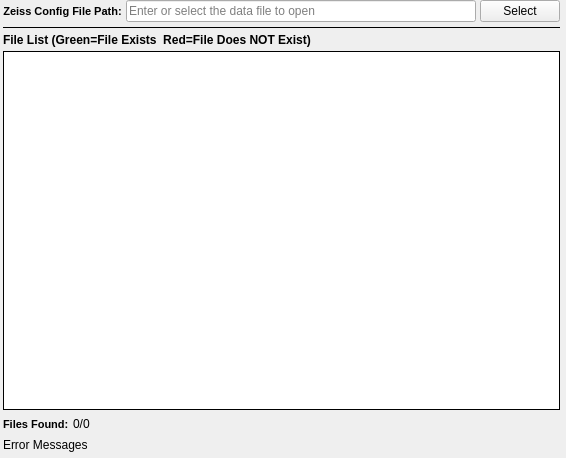
<?xml version="1.0" encoding="UTF-8"?>
<ui version="4.0">
 <class>ZeissXmlListWidget</class>
 <widget class="QWidget" name="ZeissXmlListWidget">
  <property name="geometry">
   <rect>
    <x>0</x>
    <y>0</y>
    <width>566</width>
    <height>458</height>
   </rect>
  </property>
  <property name="windowTitle">
   <string/>
  </property>
  <layout class="QVBoxLayout" name="verticalLayout">
   <property name="spacing">
    <number>4</number>
   </property>
   <property name="leftMargin">
    <number>3</number>
   </property>
   <property name="topMargin">
    <number>0</number>
   </property>
   <property name="rightMargin">
    <number>6</number>
   </property>
   <property name="bottomMargin">
    <number>6</number>
   </property>
   <item>
    <layout class="QHBoxLayout" name="horizontalLayout_2">
     <property name="bottomMargin">
      <number>0</number>
     </property>
     <item>
      <widget class="QLabel" name="label_29">
       <property name="toolTip">
        <string>The directory that contains the .ang or .ctf files</string>
       </property>
       <property name="styleSheet">
        <string notr="true">QLabel {
font-weight: bold;
font-size: 11px;
}</string>
       </property>
       <property name="text">
        <string>Zeiss Config File Path:</string>
       </property>
       <property name="alignment">
        <set>Qt::AlignCenter</set>
       </property>
      </widget>
     </item>
     <item>
      <widget class="QtSLineEdit" name="inputDir">
       <property name="placeholderText">
        <string>Enter or select the data file to open</string>
       </property>
      </widget>
     </item>
     <item>
      <widget class="QPushButton" name="inputDirBtn">
       <property name="text">
        <string>Select</string>
       </property>
      </widget>
     </item>
    </layout>
   </item>
   <item>
    <widget class="Line" name="line_9">
     <property name="frameShadow">
      <enum>QFrame::Plain</enum>
     </property>
     <property name="orientation">
      <enum>Qt::Horizontal</enum>
     </property>
    </widget>
   </item>
   <item>
    <widget class="QLabel" name="label_57">
     <property name="font">
      <font>
       <weight>75</weight>
       <italic>false</italic>
       <bold>true</bold>
      </font>
     </property>
     <property name="text">
      <string>File List (Green=File Exists  Red=File Does NOT Exist)</string>
     </property>
    </widget>
   </item>
   <item>
    <widget class="QListWidget" name="fileListView">
     <property name="sizePolicy">
      <sizepolicy hsizetype="Expanding" vsizetype="MinimumExpanding">
       <horstretch>0</horstretch>
       <verstretch>0</verstretch>
      </sizepolicy>
     </property>
     <property name="toolTip">
      <string>The list of files that will be imported in the order they will be imported into the HDF5 Ebsd File</string>
     </property>
     <property name="frameShape">
      <enum>QFrame::Box</enum>
     </property>
     <property name="frameShadow">
      <enum>QFrame::Plain</enum>
     </property>
    </widget>
   </item>
   <item>
    <layout class="QHBoxLayout" name="horizontalLayout">
     <property name="bottomMargin">
      <number>0</number>
     </property>
     <item>
      <widget class="QLabel" name="label_47">
       <property name="styleSheet">
        <string notr="true">QLabel {
font-weight: bold;
font-size: 11px;
}</string>
       </property>
       <property name="text">
        <string>Files Found:</string>
       </property>
       <property name="alignment">
        <set>Qt::AlignLeading|Qt::AlignLeft|Qt::AlignVCenter</set>
       </property>
      </widget>
     </item>
     <item>
      <widget class="QLabel" name="totalFilesFound">
       <property name="text">
        <string>0/0</string>
       </property>
      </widget>
     </item>
     <item>
      <spacer name="horizontalSpacer">
       <property name="orientation">
        <enum>Qt::Horizontal</enum>
       </property>
       <property name="sizeHint" stdset="0">
        <size>
         <width>40</width>
         <height>20</height>
        </size>
       </property>
      </spacer>
     </item>
    </layout>
   </item>
   <item>
    <widget class="QLabel" name="errorMessage">
     <property name="text">
      <string>Error Messages</string>
     </property>
    </widget>
   </item>
  </layout>
 </widget>
 <customwidgets>
  <customwidget>
   <class>QtSLineEdit</class>
   <extends>QLineEdit</extends>
   <header location="global">QtSLineEdit.h</header>
  </customwidget>
 </customwidgets>
 <resources/>
 <connections/>
</ui>
